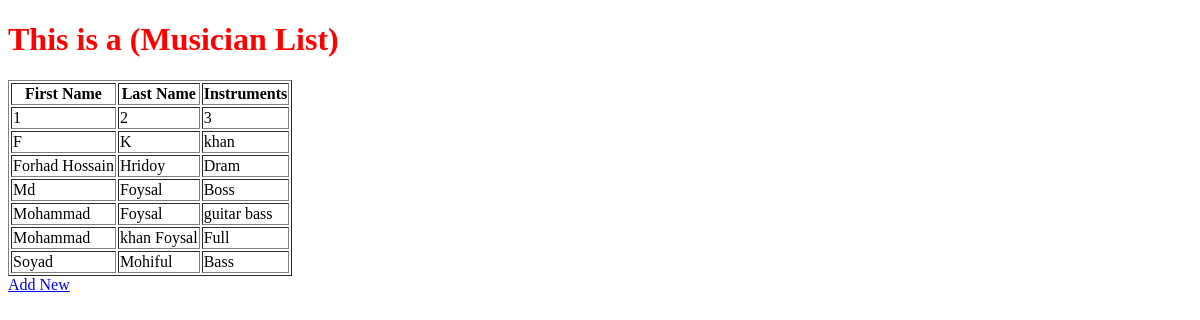
The app's page /, older data.
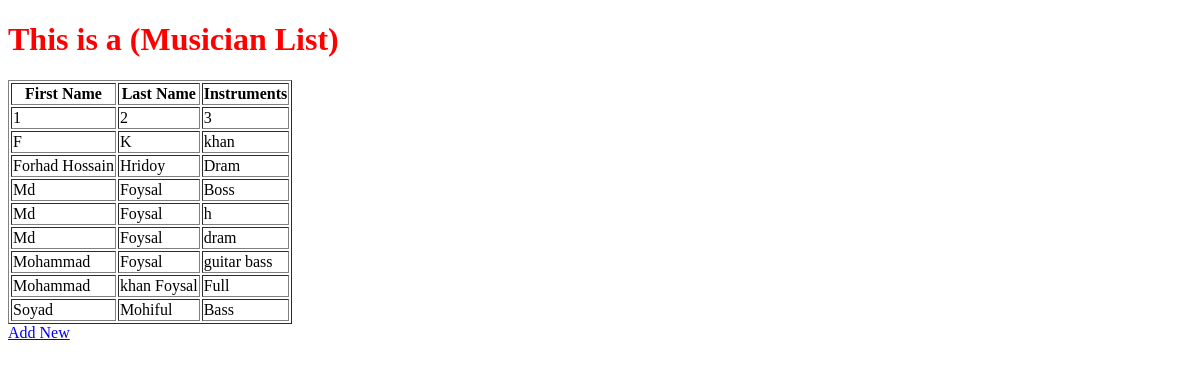
The same page, newer data.
### app1/models.py (models this page shows, shortened)
class Asgard(models.Model):
    first_name = models.CharField(max_length=60)
    last_name = models.CharField(max_length=50)
    instruments = models.CharField(max_length=100)

### app1/views.py (the view)
# urls.py: path('',views.home,name='home'),
def home(request):
    asgard_list = Asgard.objects.order_by('first_name')
    diction = {'text_1': 'This is a (Musician List)', 'asgard': asgard_list}
    return render(request, 'app1/home.html', context=diction)

### app1/templates/app1/home.html (shortened to what this page needs)
{% load static %}
<!DOCTYPE html>
<html lang="en">
<head>
    <link rel="stylesheet" type="text/css" href="{% static 'css/style.css' %}">
</head>
<body>
    <h1>{{text_1 }}</h1>
    <table class="from-table" border="1">
        <tr>
            <th>First Name</th>
            <th>Last Name</th>
            <th>Instruments</th>
        </tr>
        {%  for row in asgard %}
            <tr>
                <td>{{row.first_name}}</td>
                <td>{{row.last_name}}</td>
                <td>{{row.instruments}}</td>
            </tr>
        {% endfor %}
    </table>
    <a class="new-btn" href="{% url 'my_app:form' %}">Add New</a>
</body>
</html>

Row changes from the older to the newer data that the page shows:
added Asgard: first_name "Md", last_name "Foysal", instruments "h"
added Asgard: first_name "Md", last_name "Foysal", instruments "dram"
